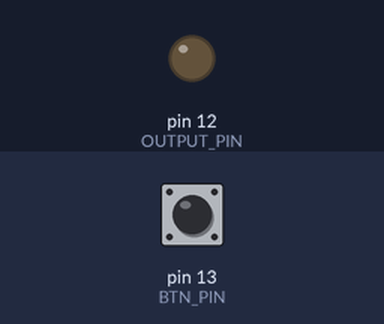
A sketch run on a simulated Arduino Uno, built with avr-gcc and run on an emulated ATmega328P. Shown: output pins drawn as LEDs (lit = HIGH). Dashed ring = blinking. Inputs (shaded band) come from the test bench; at power-on: pin 13 (BTN_PIN) LOW.

Above: at 1.4 s.
1.5 s: pin 13 (BTN_PIN) pulled HIGH for 1 s
At 3.2 s:
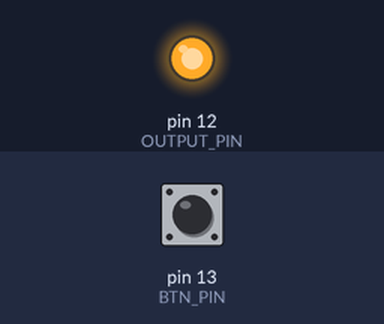
4.0 s: pin 13 (BTN_PIN) pulled HIGH for 0.35 s
At 4.6 s:
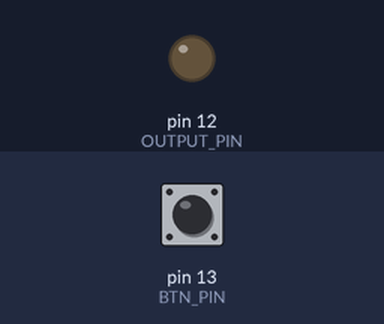
5.8 s: pin 13 (BTN_PIN) pulled HIGH for 3.2 s
At 6.15 s:
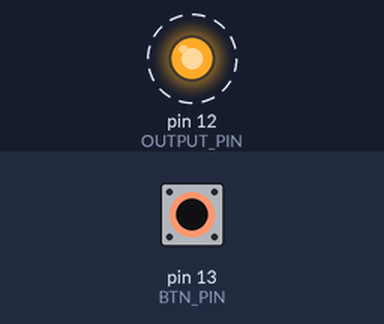
Timing chart, 0 to 10.2 s (numbered marks = the images above; inputs shaded):
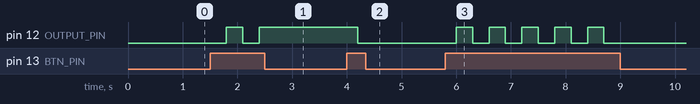

The sketch:

Arduino_Uno_Button.ino
```cpp
// Initialized variables to store the pins of the button
// and output pin
const int BTN_PIN = 13;
const int OUTPUT_PIN = 12;

// Defined variables to save the state of the button
// and the value that'll be passed to the other arduino
bool btnState;
bool state = false;

void setup()
{
  // Defined I/O modes of the pins
  pinMode(BTN_PIN, INPUT);
  pinMode(OUTPUT_PIN, OUTPUT);
}

void loop()
{
  // Check if button was pressed, if it was
  // pass the value to the other arduino
  btnState = digitalRead(BTN_PIN);

  if(btnState)
  {
    digitalWrite(OUTPUT_PIN, state);
    state = !state;
  }
  delay(300);
}
```

Measured:
- after the input at 1.5 s, pin 12 (OUTPUT_PIN): LOW → HIGH after 0.30 s, → LOW 0.30 s later, → HIGH 0.30 s later
- after the input at 4.0 s, pin 12 (OUTPUT_PIN): HIGH → LOW after 0.20 s
- after the input at 5.8 s, pin 12 (OUTPUT_PIN): alternates HIGH for 0.30 s and LOW for 0.30 s, 10 changes in all, then stays LOW, starting after 0.20 s
